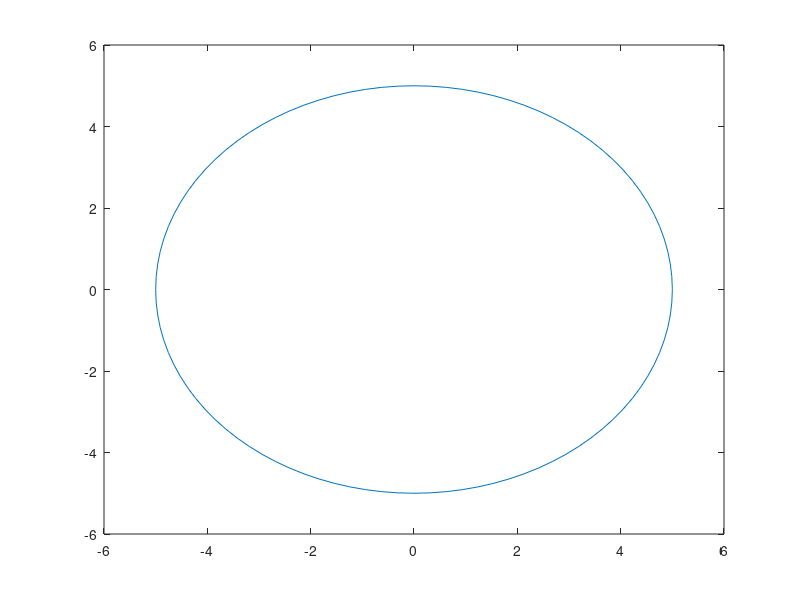

This figure's MATLAB source:
function output = draw_bound()
    th = 0:pi/50:2*pi;
    r = 5;
    x = r*cos(th);
    y = r*sin(th);
    plot(x,y);
end

